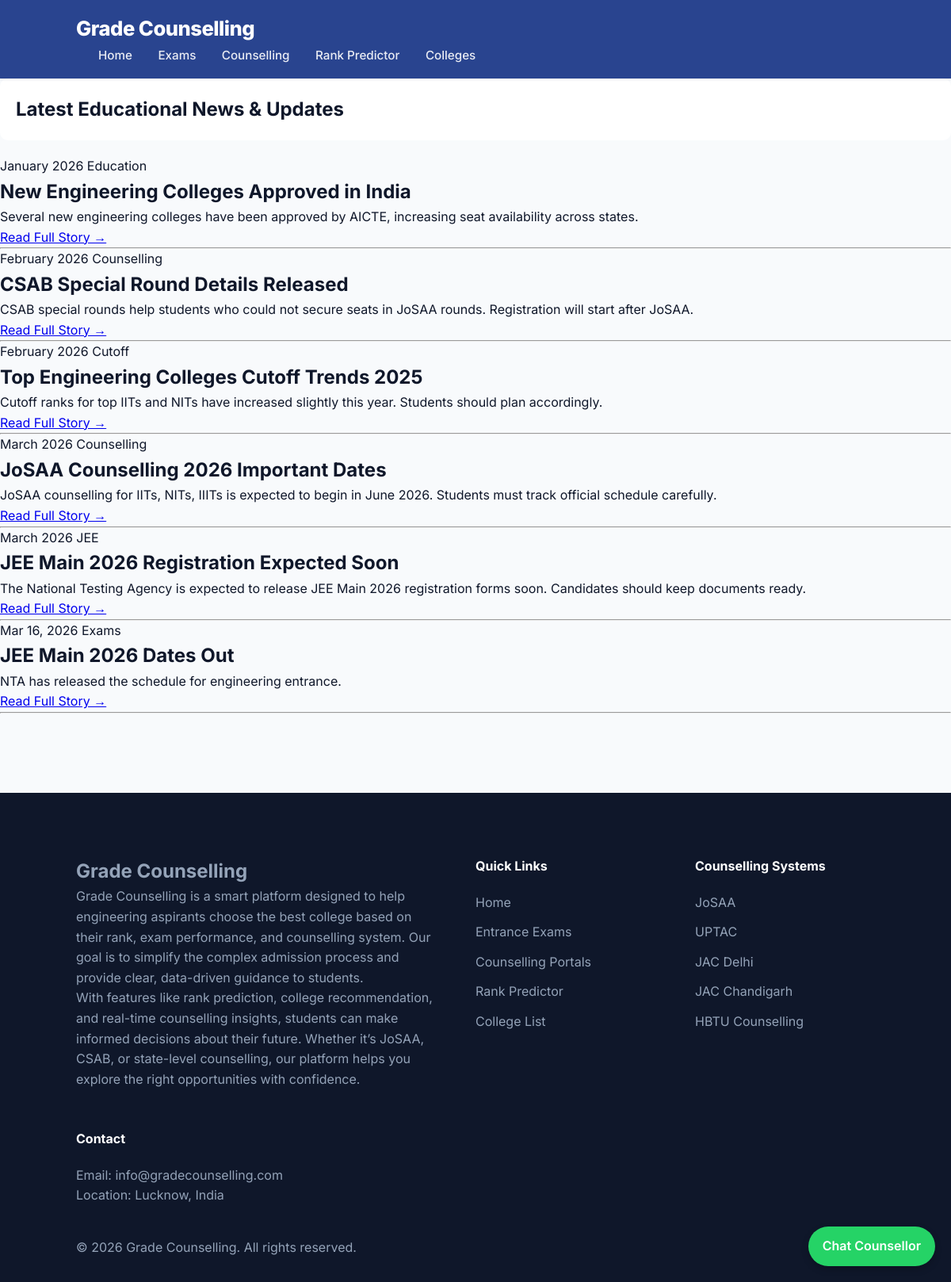
Page /news on the committed database.
### tables this page shows
CREATE TABLE news (id INTEGER PRIMARY KEY AUTOINCREMENT, title TEXT, date TEXT, category TEXT, summary TEXT);

### app.py (the view)
@app.route("/news")
def news_page():
    conn = get_db_connection()
    articles = conn.execute(
        "SELECT * FROM news ORDER BY id DESC"
    ).fetchall()
    conn.close()
    return render_template(
        "news.html",
        articles=articles
    )

### app.py (called while the page is built)
def get_db_connection():
    import os
    BASE_DIR = os.path.dirname(os.path.abspath(__file__))
    DB_PATH = os.path.join(BASE_DIR, "database", "colleges.db")
    conn = sqlite3.connect(DB_PATH)
    conn.row_factory = sqlite3.Row
    return conn

### templates/news.html
{% extends "base.html" %}
{% block content %}
<section class="news-header">
    <h1>Latest Educational News & Updates</h1>
</section>
<div class="news-container">
    {% for article in articles %}
    <article class="news-item">
        <div class="news-meta">
            <span class="news-date">{{ article.date }}</span>
            <span class="news-category">{{ article.category }}</span>
        </div>
        <h2 class="news-title">{{ article.title }}</h2>
        <p class="news-summary">{{ article.summary }}</p>
        <a href="/news/{{ article.id }}" class="read-more">Read Full Story →</a>
    </article>
    <hr class="news-divider">
    {% endfor %}
</div>
{% endblock %}

### static/css/style.css (style rules this page uses)
:root { --primary: #1e3a8a; --primary-light: #3b82f6; --accent: #10b981; --bg-main: #f8fafc; --bg-card: #ffffff; --text-dark: #0f172a; --text-muted: #475569; --border-color: #e2e8f0; --shadow-sm: 0 1px 3px rgba(0,0,0,0.1); --shadow-md: 0 4px 6px -1px rgba(0,0,0,0.1), 0 2px 4px -1px rgba(0,0,0,0.06); --shadow-hover: 0 20px 25px -5px rgba(0,0,0,0.1), 0 10px 10px -5px rgba(0,0,0,0.04); --radius-md: 8px; --radius-lg: 16px; --transition: all 0.3s cubic-bezier(0.4, 0, 0.2, 1); }
* { box-sizing: border-box; margin: 0; padding: 0; }
body { font-family: 'Inter', sans-serif; background: var(--bg-main); color: var(--text-dark); line-height: 1.6; -webkit-font-smoothing: antialiased; }
.main-content section:not(.hero) { background: #fff; padding: 20px; margin-bottom: 20px; border-radius: 10px; }

### rows in the picture
news: date "January 2026", category "Education", title "New Engineering Colleges Approved in India", summary "Several new engineering colleges have been approved by AICTE, increasing seat availability across states."
news: date "February 2026", category "Counselling", title "CSAB Special Round Details Released", summary "CSAB special rounds help students who could not secure seats in JoSAA rounds. Registration will start after JoSAA."
news: date "February 2026", category "Cutoff", title "Top Engineering Colleges Cutoff Trends 2025", summary "Cutoff ranks for top IITs and NITs have increased slightly this year. Students should plan accordingly."
news: date "March 2026", category "Counselling", title "JoSAA Counselling 2026 Important Dates", summary "JoSAA counselling for IITs, NITs, IIITs is expected to begin in June 2026. Students must track official schedule carefully."
news: date "March 2026", category "JEE", title "JEE Main 2026 Registration Expected Soon", summary "The National Testing Agency is expected to release JEE Main 2026 registration forms soon. Candidates should keep documents ready."
news: date "Mar 16, 2026", category "Exams", title "JEE Main 2026 Dates Out", summary "NTA has released the schedule for engineering entrance."
